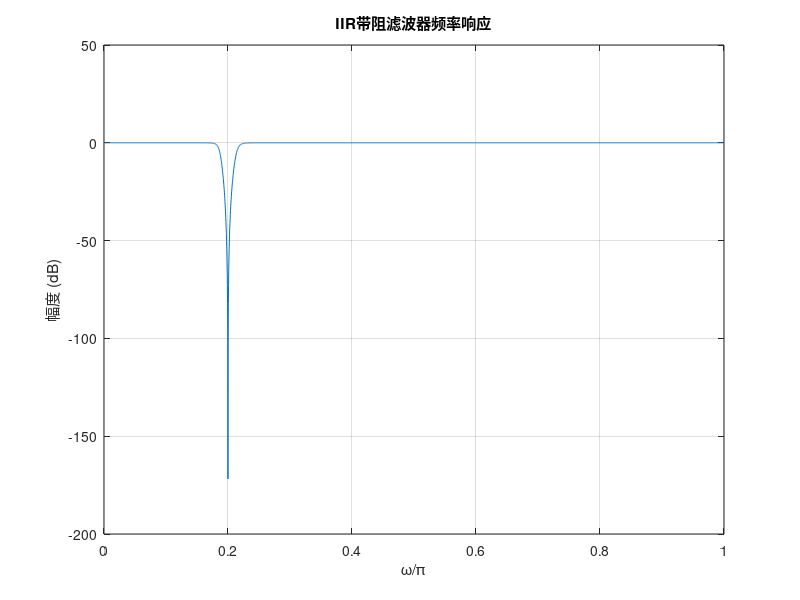
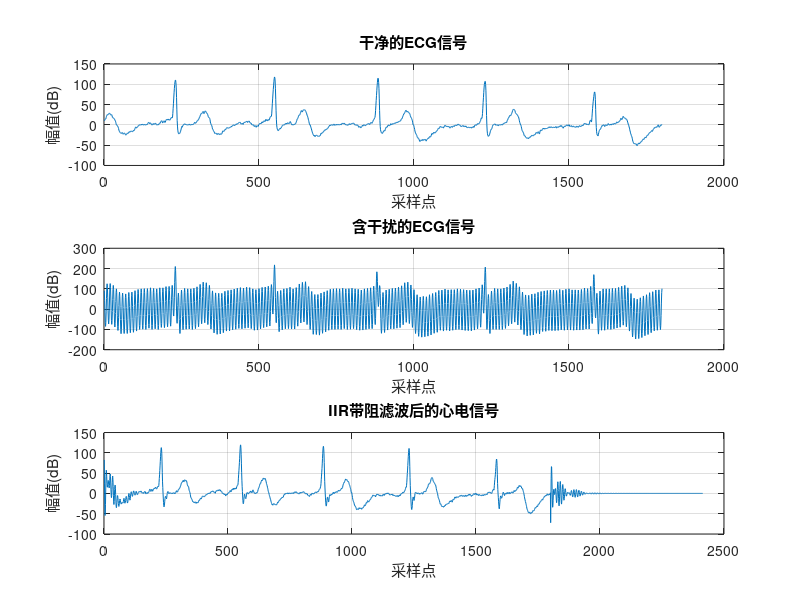
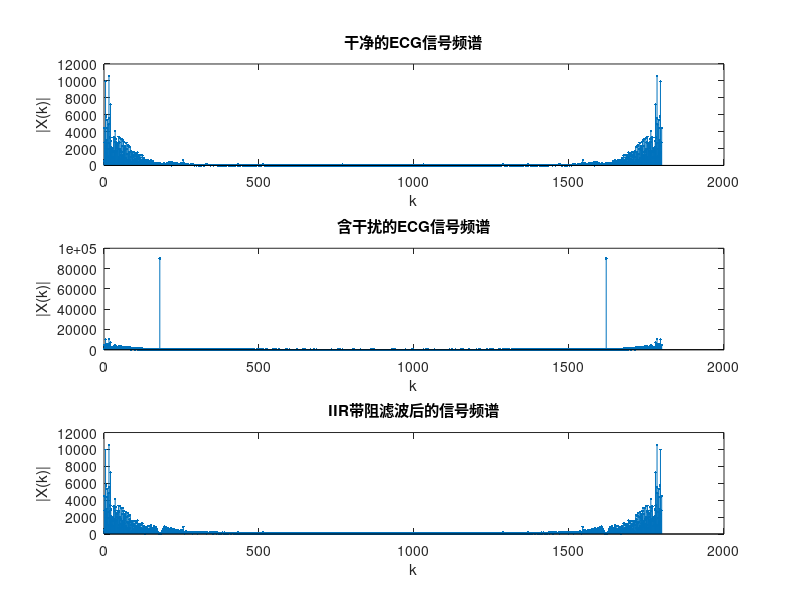
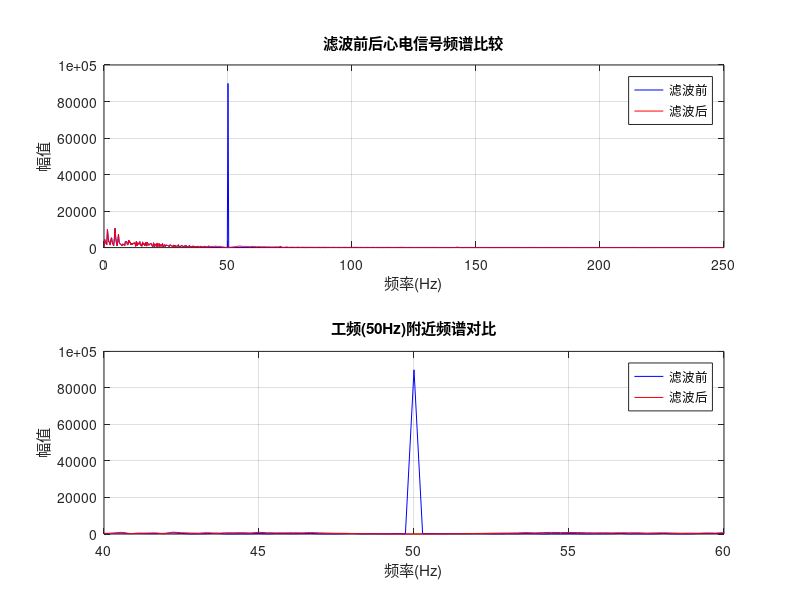

Write the MATLAB code that produced these figures, in order.
%50HZ工频噪声产生叠加与IIR陷波消除

clear,clc;  % 清除工作区变量和命令窗口
val = importdata('Ecg.txt');  % 导入ECG心电信号数据文件
signal = val(1,1:1800);  % 提取前1800个采样点作为处理信号
Fs = 500;  % 采样频率设置为500Hz

% 绘制原始ECG信号的时域波形
figure(2);
subplot(3,1,1);
plot(signal);
title('干净的ECG信号');
xlabel('采样点');ylabel('幅值(dB)');
grid on;

% 计算并绘制原始ECG信号的频谱
XK1=fft(signal,1800);  % 对信号进行FFT变换
magXK1=abs(XK1);  % 计算幅频特性
figure(3);
subplot(3,1,1);
k1=0:length(magXK1)-1;
stem(k1,magXK1,'.');  % 使用离散点绘制频谱
xlabel('k');
ylabel('|X(k)|');
title('干净的ECG信号频谱');

% 产生模拟工频信号(50Hz)，与干净心电信号混合
av=100;
f0=50; % 工频干扰频率50Hz
t=1:length(signal);
noise2=av*cos(2*pi*f0*t/Fs);
signal2=noise2+signal; %直接相加添加工频噪声
figure(2);
subplot(3,1,2);
plot(signal2);
title('含干扰的ECG信号');
xlabel('采样点');ylabel('幅值(dB)');
grid on;
XK2=fft(signal2,1800);
magXK2=abs(XK2); %幅频特性
figure(3);
subplot(3,1,2);
k2=0:length(magXK2)-1;
stem(k2,magXK2,'.'); %信号幅频特性曲线
xlabel('k');
ylabel('|X(k)|');
title('含干扰的ECG信号频谱');

% IIR带阻滤波器设计
% 根据题目要求设置滤波器参数
% 通带下限频率 Wp1=0.18π
% 阻带下截止频率 Ws1=0.192π
% 阻带上截止频率 Ws2=0.208π
% 通带上限频率 Wp2=0.22π
% 阻带衰减不小于15dB，通带衰减不大于1dB
wp = [0.18,0.22]; % 通带边界频率
ws = [0.192,0.208]; % 阻带边界频率
Rp = 1; % 通带衰减1dB
Rs = 15; % 阻带衰减15dB
[N,Wn] = buttord(wp,ws,Rp,Rs,'s');
[b,a] = butter(N,Wn,'stop');

% 计算并绘制滤波器的频率响应曲线|H(e^jω)|
n=0:0.001:pi;
[H,W] = freqz(b,a,n);
figure(1);
subplot(1,1,1);
plot(W/pi,20*log10(abs(H)));
xlabel('\omega/\pi');
ylabel('幅度 (dB)');
title('IIR带阻滤波器频率响应');
grid on;

% 使用带阻滤波器处理含工频干扰的心电信号
[h,t]=impz(b,a);
y=conv(signal2,h); % 进行带阻滤波

% 显示滤波后的信号波形
figure(2);
subplot(3,1,3);
plot(y);
title('IIR带阻滤波后的心电信号');
xlabel('采样点');ylabel('幅值(dB)');
grid on;

% 计算并展示滤波后信号的频谱
XK3=fft(y,1800);
magXK3=abs(XK3); %幅频特性
figure(3);
subplot(3,1,3);
k3=0:length(magXK3)-1;
stem(k3,magXK3,'.'); %信号幅频特性曲线
xlabel('k');
ylabel('|X(k)|');
title('IIR带阻滤波后的信号频谱');

% 对滤波前后的心电信号的频谱进行分析比较
figure(4);
subplot(2,1,1);
plot(k2(1:900)/1800*Fs,magXK2(1:900),'b',k3(1:900)/1800*Fs,magXK3(1:900),'r');
legend('滤波前','滤波后');
title('滤波前后心电信号频谱比较');
xlabel('频率(Hz)');
ylabel('幅值');
grid on;

% 放大显示工频附近的频谱变化
subplot(2,1,2);
freq_range = [40 60]; % 工频附近频率范围
idx = round(freq_range/Fs*1800)+1;
plot(k2(idx(1):idx(2))/1800*Fs,magXK2(idx(1):idx(2)),'b',k3(idx(1):idx(2))/1800*Fs,magXK3(idx(1):idx(2)),'r');
legend('滤波前','滤波后');
title('工频(50Hz)附近频谱对比');
xlabel('频率(Hz)');
ylabel('幅值');
grid on;
